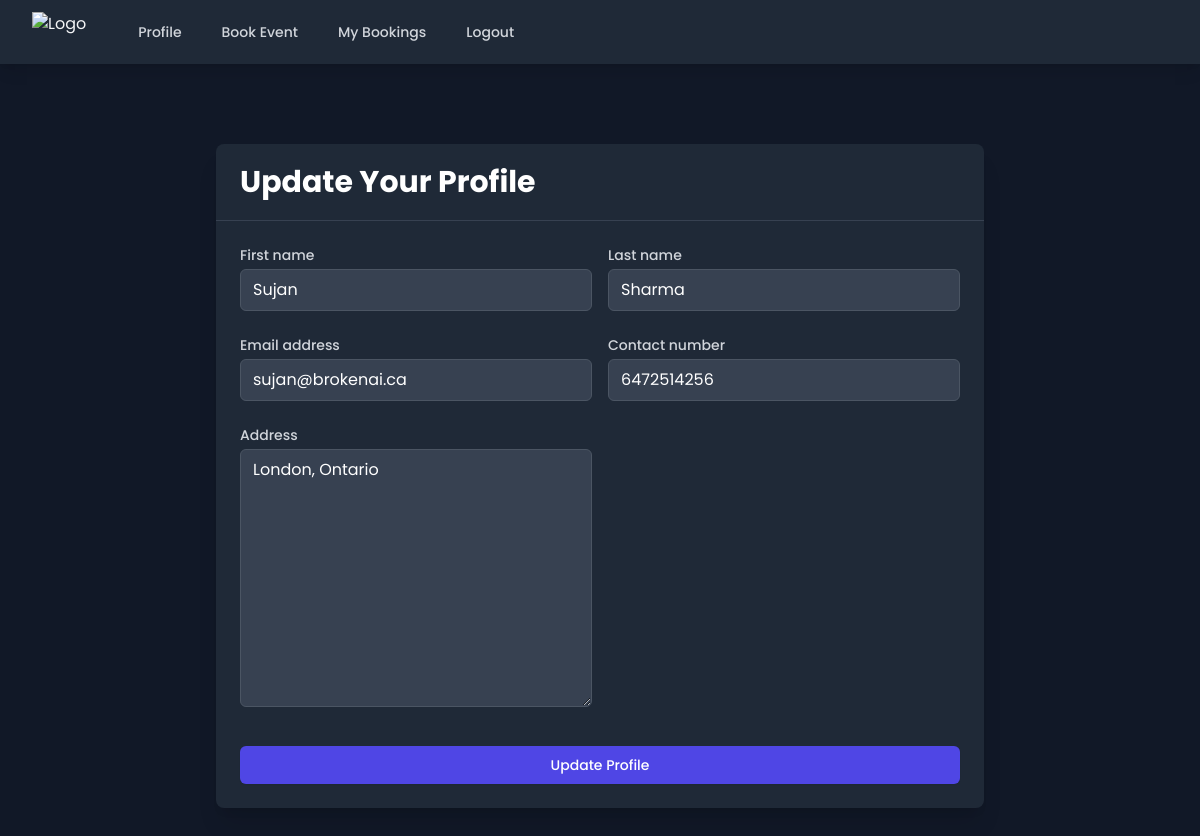
The page /update-profile/ (signed in) on the database its author committed.
### accounts/models.py (models this page shows, shortened)
class CustomUser(AbstractUser):
    email = models.EmailField(_('email address'), unique=True)
    contact_number = models.CharField(max_length=15)
    address = models.TextField(blank=True)
    username = models.CharField(max_length=150, unique=True, blank=True)
    USERNAME_FIELD = 'email'
    REQUIRED_FIELDS = ['first_name', 'last_name', 'contact_number']
    objects = CustomUserManager()

### accounts/views.py (the view)
# urls.py: path('update-profile/', views.update_profile, name='update_profile'),
@login_required
def update_profile(request):
    if request.method == 'POST':
        form = UserProfileForm(request.POST, instance=request.user)
        if form.is_valid():
            form.save()
            return redirect('profile')  # Redirect to profile page after update
    else:
        form = UserProfileForm(instance=request.user)
    return render(request, 'update_profile.html', {'form': form})

### accounts/forms.py
class UserProfileForm(forms.ModelForm):
    class Meta:
        model = CustomUser
        fields = ['first_name', 'last_name', 'email', 'contact_number', 'address']

### accounts/templatetags/custom_filters.py (called while the page is built)
@register.filter(name='add_class')
def add_class(value, arg):
    css_classes = value.field.widget.attrs.get('class', '')
    if css_classes:
        css_classes = f"{css_classes} {arg}"
    else:
        css_classes = arg
    return value.as_widget(attrs={'class': css_classes})

### accounts/templates/update_profile.html (shortened to what this page needs)
{% extends 'base.html' %}
{% load custom_filters %}
{% load static %}
{% block extra_head %}
<script src="https://cdn.tailwindcss.com"></script>
{% endblock %}
{% block content %}
<div class="min-h-screen bg-black-200 py-12 px-4 sm:px-6 lg:px-8">
    <div class="max-w-3xl mx-auto">
        <div class="bg-gray-800 shadow-xl rounded-lg overflow-hidden">
            <div class="px-4 py-5 sm:px-6 border-b border-gray-700">
                <h2 class="text-2xl font-bold leading-7 text-white sm:text-3xl sm:truncate">
                    Update Your Profile
                </h2>
            </div>
            <form method="post" class="px-4 py-5 sm:p-6">
                <div class="grid grid-cols-1 gap-y-6 gap-x-4 sm:grid-cols-2">
                    {% for field in form %}
                    <div>
                        <label for="{{ field.id_for_label }}" class="block text-sm font-medium text-gray-300 mb-1">
                            {{ field.label }}
                        </label>
                        <div class="mt-1">
                            {{ field|add_class:"w-full px-3 py-2 bg-gray-700 border border-gray-600 rounded-md text-white placeholder-gray-400 focus:outline-none focus:ring-2 focus:ring-indigo-500 focus:border-indigo-500 transition duration-150 ease-in-out" }}
                        </div>
                    </div>
                    {% endfor %}
                </div>
                <div class="mt-8">
                    <button type="submit"
                        class="w-full flex justify-center py-2 px-4 border border-transparent rounded-md shadow-sm text-sm font-medium text-white bg-indigo-600 hover:bg-indigo-700 focus:outline-none focus:ring-2 focus:ring-offset-2 focus:ring-indigo-500 transition duration-150 ease-in-out">
                        Update Profile
                    </button>
                </div>
            </form>
        </div>
    </div>
</div>
{% endblock %}

### accounts/templates/base.html (style rules this page uses)
body { font-family: 'Poppins', sans-serif; }

### rows shown on the page
CustomUser: form "Sujan" "Sharma" "sujan@brokenai.ca" "6472514256" "London, Ontario"

### other values the page prints
{{ field.label }} "First name" "Last name" "Email address" "Contact number" "Address"
